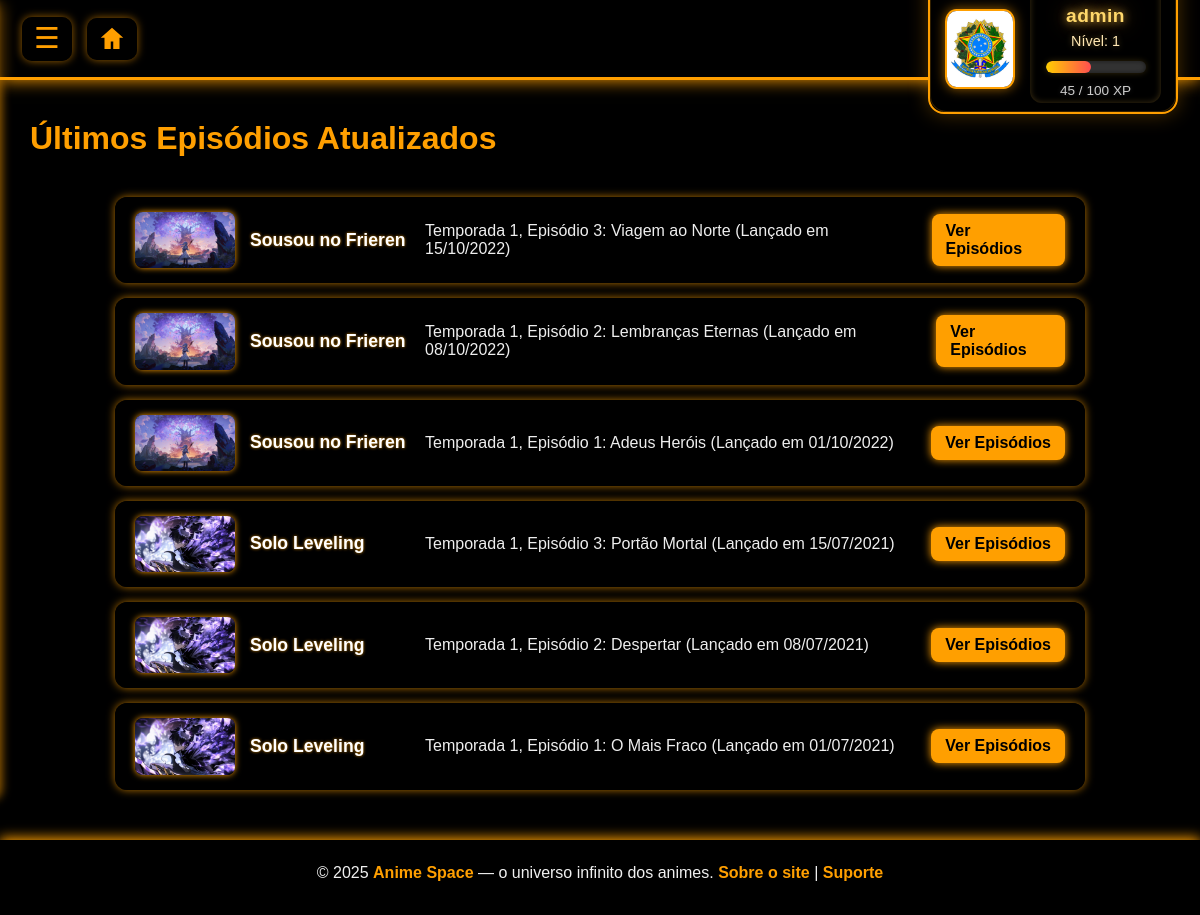
The app's page /PHP/user/últimos_episodios.php (signed in) with its own data.
### tables this page shows
CREATE TABLE `users` (
  `id` int(11) NOT NULL,
  `username` varchar(50) NOT NULL,
  `email` varchar(100) NOT NULL,
  `uses_2fa` tinyint(1) DEFAULT 0,
  `password` varchar(255) NOT NULL,
  `tipo` enum('admin','user') NOT NULL DEFAULT 'user',
  `foto_perfil` varchar(255) DEFAULT 'default.jpg',
  `xp` int(11) NOT NULL DEFAULT 0,
  `nivel` int(11) NOT NULL DEFAULT 1,
  `created_at` timestamp NOT NULL DEFAULT current_timestamp(),
  `updated_at` timestamp NOT NULL DEFAULT current_timestamp() ON UPDATE current_timestamp()
);

CREATE TABLE `episodios` (
  `id` int(11) NOT NULL,
  `anime_id` int(11) NOT NULL,
  `temporada` int(11) NOT NULL DEFAULT 1,
  `numero` int(11) NOT NULL,
  `titulo` varchar(255) NOT NULL,
  `descricao` text DEFAULT NULL,
  `duracao` int(11) DEFAULT NULL,
  `data_lancamento` date DEFAULT NULL,
  `miniatura` varchar(255) DEFAULT NULL,
  `video_url` varchar(255) NOT NULL,
  `linguagem` varchar(20) DEFAULT NULL
);

CREATE TABLE `animes` (
  `id` int(11) NOT NULL,
  `nome` varchar(255) NOT NULL,
  `nota` decimal(3,1) DEFAULT 0.0,
  `sinopse` text DEFAULT NULL,
  `capa` varchar(255) DEFAULT NULL,
  `ano` year(4) DEFAULT NULL,
  `linguagem` varchar(20) DEFAULT NULL,
  `created_at` timestamp NOT NULL DEFAULT current_timestamp(),
  `updated_at` timestamp NOT NULL DEFAULT current_timestamp() ON UPDATE current_timestamp()
);

### PHP/shared/usuarios.php (called while the page is built, shortened)
<?php
function buscarFotoPerfil(PDO $pdo, int $userId): string {
    $stmt = $pdo->prepare("SELECT foto_perfil FROM users WHERE id = ?");
    $stmt->execute([$userId]);
    $user = $stmt->fetch(PDO::FETCH_ASSOC);
    if ($user && !empty($user['foto_perfil'])) {
        return $user['foto_perfil'];
    }
    return 'img/default.jpg';
}

### PHP/shared/gamificacao.php (called while the page is built, shortened)
<?php
function getXP($pdo, $user_id) {
    $stmt = $pdo->prepare("SELECT xp, nivel FROM users WHERE id = ?");
    $stmt->execute([$user_id]);
    return $stmt->fetch(PDO::FETCH_ASSOC);
}
?>

### PHP/shared/episodios.php (called while the page is built, shortened)
<?php
require_once __DIR__ . '/conexao.php';
function getUltimosEpisodios(int $limite = 20): array {
    global $pdo;
    $sql = "
        SELECT e.*, a.nome AS anime_nome, a.capa
        FROM episodios e
        JOIN animes a ON e.anime_id = a.id
        ORDER BY e.data_lancamento DESC
        LIMIT :limite
    ";
    $stmt = $pdo->prepare($sql);
    $stmt->bindValue(':limite', $limite, PDO::PARAM_INT);
    $stmt->execute();
    return $stmt->fetchAll(PDO::FETCH_ASSOC);
}

### PHP/user/últimos_episodios.php (the view, shortened to what this page needs)
<?php
require __DIR__ . '/../shared/episodios.php';
require_once __DIR__ . '/../shared/auth.php';
$episodios = getUltimosEpisodios(20);
?>
<!DOCTYPE html>
<html lang="pt-BR">
<head>
  <link rel="stylesheet" href="../../CSS/style.css" />
</head>
<body>
  <?php
    $current_page = 'busca';
    include __DIR__ . '/navbar.php';
  ?>
  <main class="page-content">
    <header>
      <h1 class="titulo-pagina">Últimos Episódios Atualizados</h1>
    </header>
    <section class="ultimas">
      <?php if ($episodios): ?>
        <ul class="episodios-lista">
          <?php foreach ($episodios as $ep): ?>
            <li>
              <img src="../../img/<?= htmlspecialchars($ep['capa']) ?>"
                  alt="Capa <?= htmlspecialchars($ep['anime_nome']) ?>" width="100" />
              <strong><?= htmlspecialchars($ep['anime_nome']) ?></strong>
              Temporada <?= htmlspecialchars($ep['temporada']) ?>,
              Episódio <?= htmlspecialchars($ep['numero']) ?>:
              <?= htmlspecialchars($ep['titulo']) ?>
              (Lançado em <?= date('d/m/Y', strtotime($ep['data_lancamento'])) ?>)
              <a href="episodes.php?id=<?= $ep['anime_id'] ?>">Ver Episódios</a>
            </li>
          <?php endforeach; ?>
        </ul>
      <?php else: ?>
        <p>Nenhum episódio encontrado.</p>
      <?php endif; ?>
    </section>
  </main>
  <?php include __DIR__ . '/rodape.php'; ?>
</body>
</html>

### PHP/user/navbar.php (shortened to what this page needs)
<header class="navbar">
  <div class="nav-left">
    <button class="menu-toggle" aria-label="Abrir menu">☰</button>
    <div class="busca-container">
      <?php if (!isset($current_page) || $current_page !== 'home'): ?>
        <a href="../../PHP/user/index.php" class="sinopse-btn" aria-label="Página Inicial" role="button" tabindex="0"
            style="display: inline-flex; align-items: center; justify-content: center;">
            <svg xmlns="http://www.w3.org/2000/svg" fill="currentColor" viewBox="0 0 24 24" width="20" height="20" style="vertical-align: middle;">
            <path d="M12 3l9 8h-3v9h-5v-6H11v6H6v-9H3z"/>
            </svg>
        </a>
      <?php endif; ?>
    </div>
  </div>
  <div class="nav-right">
    <?php if (isset($_SESSION['user_id'])): ?>
      <?php
        require_once __DIR__ . '/../shared/conexao.php';
        require_once __DIR__ . '/../shared/usuarios.php';
        require_once __DIR__ . '/../shared/gamificacao.php';
        $userId = $_SESSION['user_id'];
        $caminhoFoto = buscarFotoPerfil($pdo, $userId);
        $dadosXP = getXP($pdo, $userId);
        $nivel = $dadosXP['nivel'] ?? 1;
        $xp = $dadosXP['xp'] ?? 0;
        $xpNecessario = $nivel * 100;
        $porcentagem = min(100, ($xp / $xpNecessario) * 100);
      ?>
      <div class="perfil-card">
        <div class="perfil-area">
          <a href="../../PHP/user/perfil.php" class="perfil-link" aria-label="Ver perfil">
            <img src="../../<?= htmlspecialchars($caminhoFoto) ?>" alt="Foto de perfil" class="perfil-foto">
          </a>
          <div class="perfil-info">
            <h2 class="perfil-nome"><?= htmlspecialchars($_SESSION['username'] ?? 'Usuário') ?></h2>
            <div class="perfil-nivel">
              Nível: <?= $nivel ?>
            </div>
            <div class="exp-bar">
              <div class="exp-fill" style="width: <?= $porcentagem ?>%;"></div>
            </div>
            <p class="xp-text"><?= $xp ?> / <?= $xpNecessario ?> XP</p>
          </div>
        </div>
      </div>
    <?php endif; ?>
  </div>
</header>

### PHP/user/rodape.php
<footer class="rodape">
  <p>
    © <?= date('Y') ?> <strong>Anime Space</strong> — o universo infinito dos animes.
    <a href="../../HTML/sobre.html">Sobre o site</a> |
    <a href="../../PHP/user/suporte.php">Suporte</a>
  </p>
</footer>

### records on screen
users: foto_perfil (picture), nivel "1", xp "45", nivel "100"
episodios: anime.capa (picture), anime.nome "Sousou no Frieren", temporada "1", numero "3", titulo "Viagem ao Norte", data_lancamento "15/10/2022"
episodios: anime.capa (picture), anime.nome "Sousou no Frieren", temporada "1", numero "2", titulo "Lembranças Eternas", data_lancamento "08/10/2022"
episodios: anime.capa (picture), anime.nome "Sousou no Frieren", temporada "1", numero "1", titulo "Adeus Heróis", data_lancamento "01/10/2022"
episodios: anime.capa (picture), anime.nome "Solo Leveling", temporada "1", numero "3", titulo "Portão Mortal", data_lancamento "15/07/2021"
episodios: anime.capa (picture), anime.nome "Solo Leveling", temporada "1", numero "2", titulo "Despertar", data_lancamento "08/07/2021"
episodios: anime.capa (picture), anime.nome "Solo Leveling", temporada "1", numero "1", titulo "O Mais Fraco", data_lancamento "01/07/2021"

### other values on screen
$_SESSION['username'] "admin"
